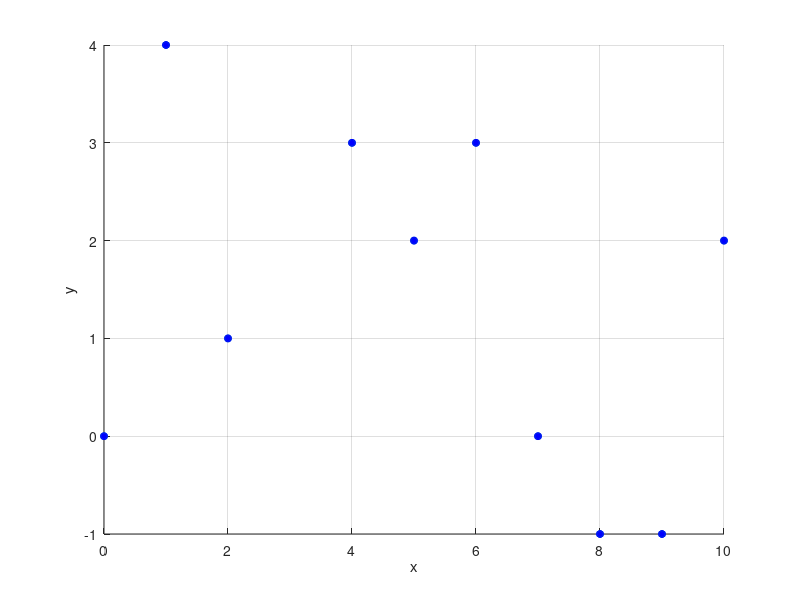

MATLAB code for this plot: (Note: this script raises an error after producing the figure.)
 clear all
 close all
 clc
 dt = 0.01;
 LW=1.5;
 Ts = 0.01; % sampling time
 
% desired via-points
Q = [0 1 2 4 5 6 7 8 9 10;
     0 4 1 3 2 3 0 -1 -1 2;
     0 0 0 0 0 0 0 0 0 0];


figure(1)
hold on
plot3(Q(1,:),Q(2,:),Q(3,:),'o','MarkerFaceColor','b','MarkerSize',5)
plot3(Q(1,:),Q(2,:),Q(3,:),'ob','MarkerSize',5)
grid on
xlabel('x')
ylabel('y')
zlabel('z')
%view(-75,18)
view(2)
N=5; % Number of control points   4 <= N 
m=size(Q,2);
W = eye(m-2);
l=0.000000; %smoothing parameter: l=0 --> approximating spline
[spline,P] = ApproximatingSmoothingBSpline(Q,W,N,l,Ts);
plot(spline(1,:),spline(2,:),'r')
plot(P(1,:),P(2,:),'dg')